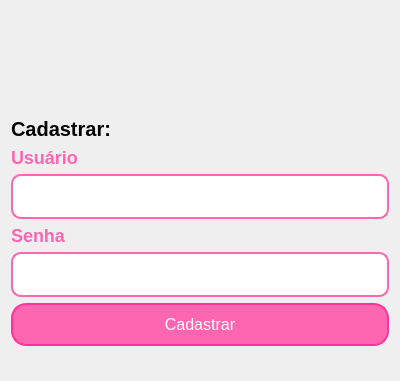
<?xml version="1.0" encoding="UTF-8"?>
<ui version="4.0">
 <class>CadastroUsuario</class>
 <widget class="QDialog" name="CadastroUsuario">
  <property name="geometry">
   <rect><x>0</x><y>0</y><width>400</width><height>270</height></rect>
  </property>
  <property name="windowTitle"><string>Cadastro de Usuário</string></property>
  <layout class="QVBoxLayout" name="verticalLayout">
	<item>
	 <layout class="QHBoxLayout" name="logoHorizontalLayout">
	  <item>
		<spacer name="leftSpacer">
		 <property name="orientation">
		  <enum>Qt::Horizontal</enum>
		 </property>
		 <property name="sizeHint" stdset="0">
		  <size><width>40</width><height>20</height></size>
		 </property>
		</spacer>
	  </item>
	  <item>
		<widget class="QLabel" name="logoLabel">
		 <property name="pixmap">
		  <pixmap resource="resources.qrc">:/imagens/logo.png</pixmap>
		 </property>
		 <property name="minimumSize">
		  <size><width>264</width><height>100</height></size>
		 </property>
		 <property name="maximumSize">
		  <size><width>264</width><height>100</height></size>
		 </property>
		 <property name="scaledContents"><bool>true</bool></property>
		</widget>
	  </item>
	  <item>
		<spacer name="rightSpacer">
		 <property name="orientation">
		  <enum>Qt::Horizontal</enum>
		 </property>
		 <property name="sizeHint" stdset="0">
		  <size><width>40</width><height>20</height></size>
		 </property>
		</spacer>
	  </item>
	 </layout>
	</item>


   <!-- TÍTULO -->
   <item>
    <widget class="QLabel" name="tituloLabel">
     <property name="text"><string>Cadastrar:</string></property>
     <property name="styleSheet">
      <string>
        QLabel { font-size: 20px; font-weight: bold; color: black; }
      </string>
     </property>
    </widget>
   </item>

   <!-- USUÁRIO -->
   <item>
    <widget class="QLabel" name="usernameLabel">
     <property name="text"><string>Usuário</string></property>
     <property name="styleSheet">
      <string>
        QLabel { font-size: 18px; font-weight: bold; color: #FF66B2; }
      </string>
     </property>
    </widget>
   </item>
   <item>
    <widget class="QLineEdit" name="usernameLineEdit">
     <property name="styleSheet">
      <string>
        QLineEdit {
          border: 2px solid #FF66B2;
          border-radius: 10px;
          padding: 10px;
          font-size: 16px;
          color: #FF66B2;
        }
        QLineEdit:focus {
          border: 2px solid #FF3399;
        }
      </string>
     </property>
    </widget>
   </item>

   <!-- SENHA -->
   <item>
    <widget class="QLabel" name="passwordLabel">
     <property name="text"><string>Senha</string></property>
     <property name="styleSheet">
      <string>
        QLabel { font-size: 18px; font-weight: bold; color: #FF66B2; }
      </string>
     </property>
    </widget>
   </item>
   <item>
    <widget class="QLineEdit" name="passwordLineEdit">
     <property name="echoMode"><enum>QLineEdit::Password</enum></property>
     <property name="styleSheet">
      <string>
        QLineEdit {
          border: 2px solid #FF66B2;
          border-radius: 10px;
          padding: 10px;
          font-size: 16px;
          color: #FF66B2;
        }
        QLineEdit:focus {
          border: 2px solid #FF3399;
        }
      </string>
     </property>
    </widget>
   </item>

   <!-- BOTÃO -->
   <item>
    <widget class="QPushButton" name="registerButton">
     <property name="text"><string>Cadastrar</string></property>
     <property name="styleSheet">
      <string>
        QPushButton {
          background-color: #FF66B2;
          color: white;
          border-radius: 15px;
          border: 2px solid #FF3399;
          padding: 10px 20px;
          font-size: 16px;
        }
        QPushButton:hover {
          background-color: #FF3399;
          border-color: #FF66B2;
        }
      </string>
     </property>
    </widget>
   </item>

   <!-- MENSAGEM -->
   <item>
    <widget class="QLabel" name="messageLabel">
     <property name="text"><string/></property>
     <property name="styleSheet">
      <string>
        QLabel {
          color: red;
          font-size: 16px;
          font-weight: bold;
        }
      </string>
     </property>
    </widget>
   </item>

  </layout>
 </widget>
 <resources/>
 <connections/>
</ui>
